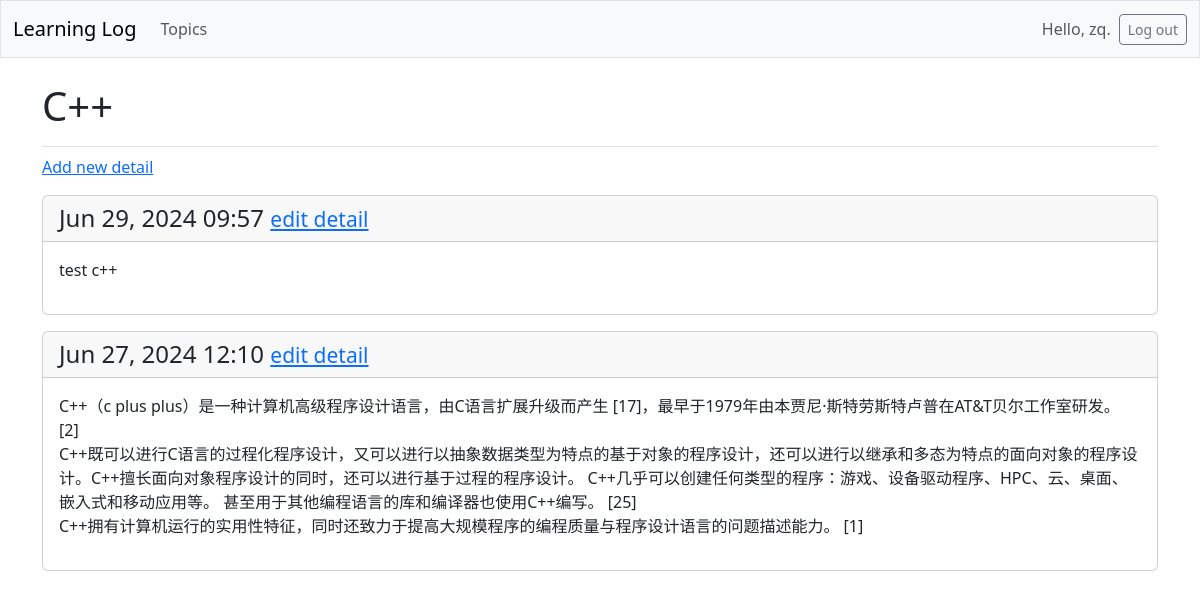
Screenshot of /topics/5/ (signed in) with the database file from the repository.
### learning_logs/models.py (models this page shows, shortened)
class Topic(models.Model):
    text = models.CharField(max_length=200)
    date_added = models.DateTimeField(auto_now_add=True)
    owner = models.ForeignKey(User, on_delete=models.CASCADE)

class Detail(models.Model):
    topic = models.ForeignKey(Topic, on_delete=models.CASCADE)
    text = models.TextField()
    date_added = models.DateTimeField(auto_now_add=True)
    class Meta:
        verbose_name_plural = 'details'

### learning_logs/views.py (the view)
# urls.py: path('topics/<int:topic_id>/', views.topic, name='topic'),
@login_required
def topic(request, topic_id):
    topic = Topic.objects.get(id=topic_id)
    if topic.owner != request.user:
        raise Http404
    details = topic.detail_set.order_by('-date_added')   # 降序
    context = {'topic': topic, 'details': details}
    return render(request, 'learning_logs/topic.html', context)

### templates/learning_logs/topic.html
{% extends 'learning_logs/base.html' %}
{% block page_header %}
  <h1>{{ topic.text }}</h1>
{% endblock page_header %}
{% block content %}
  <p>
    <a href="{% url 'learning_logs:new_detail' topic.id %}">Add new detail</a>
  </p>
  {% for detail in details %}
    <div class="card mb-3">
      <h4 class="card-header">
        {{ detail.date_added|date:'M d, Y H:i' }}
        <small><a href="{% url 'learning_logs:edit_detail' detail.id %}">
          edit detail</a></small>
      </h4>
      <div class="card-body">{{ detail.text|linebreaks }}</div>
    </div>
  {% empty %}
    <p>There are no details for this topic yet.</p>
  {% endfor %}
{% endblock content %}

### templates/learning_logs/base.html (shortened to what this page needs)
<!doctype html>
<html lang="en">
<head>
  {% load django_bootstrap5 %}
  {% bootstrap_css %}
</head>
<body>
  <nav class="navbar navbar-expand-md navbar-light bg-light mb-4 border">
    <div class="container-fluid">
      <a class="navbar-brand" href="{% url 'learning_logs:index' %}">
          Learning Log</a>
      <div class="collapse navbar-collapse" id="navbarCollapse">
        <ul class="navbar-nav me-auto mb-2 mb-md-0">
          <li class="nav-item">
            <a class="nav-link" href="{% url 'learning_logs:topics' %}">
              Topics</a></li>
        </ul>
        <ul class="navbar-nav ms-auto mb-2 mb-md-0">
          {% if user.is_authenticated %}
            <li class="nav-item">
              <span class="navbar-text me-2">Hello, {{ user.username }}.
                </span></li>
          {% endif %}
        </ul>
        {% if user.is_authenticated %}
          <form action="{% url 'accounts:logout' %}" method='post'>
            <button name='submit' class='btn btn-outline-secondary btn-sm'>
              Log out</button>
          </form>
        {% endif %}
      </div>
    </div>
  </nav>
  <main class="container">
    <div class="pb-2 mb-2 border-bottom">
      {% block page_header %}{% endblock page_header %}
    </div>
    <div>
      {% block content %}{% endblock content %}
    </div>
  </main>
</body>
</html>

### rows the page displays
Topic: text "C++"
Detail: date_added "Jun 29, 2024 09:57", text "test c++"
Detail: date_added "Jun 27, 2024 12:10", text "C++（c plus plus）是一种计算机高级程序设计语言，由C语言扩展升级而产生 [17]，最早于1979年由本贾尼·斯特劳斯特卢普在AT&T贝尔工作室研发。 [2] C++既可以进行C语言的过程化程序设计，又可以进行以抽象数据类型为特点的基于对象的程序设计，还可以进行以继承和多态为特点的面向对象的程序设计。C++擅长面向对象程序设计的同时，还可以进行基于过程的程序设计。 C++几乎可以创建任何类型的程序：游戏、设备驱动程序、HPC、云、桌面、嵌入式和移动应用等。 甚至用于其他编程语言的库和编译器也使用C++编写。 [25] C++拥有计算机运行的实用性特征，同时还致力于提高大规模程序的编程质量与程序设计语言的问题描述能力。 [1]"

### other values shown
{{ user.username }} "zq"
